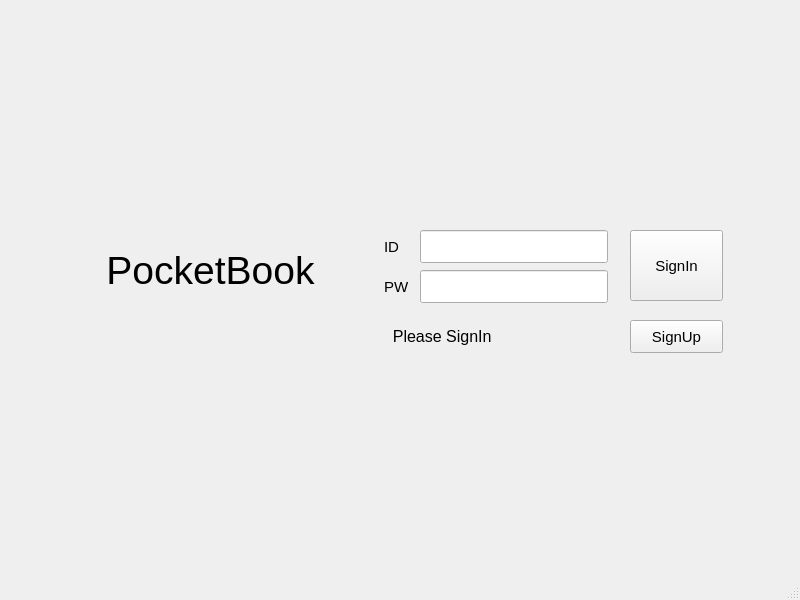
<?xml version="1.0" encoding="UTF-8"?>
<ui version="4.0">
 <class>Signin</class>
 <widget class="QMainWindow" name="Signin">
  <property name="geometry">
   <rect>
    <x>0</x>
    <y>0</y>
    <width>800</width>
    <height>600</height>
   </rect>
  </property>
  <property name="windowTitle">
   <string>Signin</string>
  </property>
  <widget class="QWidget" name="centralwidget">
   <widget class="QLabel" name="lb_title">
    <property name="geometry">
     <rect>
      <x>80</x>
      <y>230</y>
      <width>261</width>
      <height>81</height>
     </rect>
    </property>
    <property name="maximumSize">
     <size>
      <width>261</width>
      <height>81</height>
     </size>
    </property>
    <property name="font">
     <font>
      <family>Arial</family>
      <pointsize>29</pointsize>
      <bold>false</bold>
      <strikeout>false</strikeout>
     </font>
    </property>
    <property name="text">
     <string>PocketBook</string>
    </property>
    <property name="alignment">
     <set>Qt::AlignCenter</set>
    </property>
   </widget>
   <widget class="QPushButton" name="btn_signin">
    <property name="geometry">
     <rect>
      <x>630</x>
      <y>230</y>
      <width>93</width>
      <height>71</height>
     </rect>
    </property>
    <property name="sizePolicy">
     <sizepolicy hsizetype="Preferred" vsizetype="Fixed">
      <horstretch>0</horstretch>
      <verstretch>0</verstretch>
     </sizepolicy>
    </property>
    <property name="minimumSize">
     <size>
      <width>93</width>
      <height>33</height>
     </size>
    </property>
    <property name="font">
     <font>
      <family>Arial</family>
      <pointsize>11</pointsize>
     </font>
    </property>
    <property name="text">
     <string>SignIn</string>
    </property>
   </widget>
   <widget class="QPushButton" name="btn_signup">
    <property name="geometry">
     <rect>
      <x>630</x>
      <y>320</y>
      <width>93</width>
      <height>33</height>
     </rect>
    </property>
    <property name="minimumSize">
     <size>
      <width>60</width>
      <height>30</height>
     </size>
    </property>
    <property name="baseSize">
     <size>
      <width>60</width>
      <height>30</height>
     </size>
    </property>
    <property name="font">
     <font>
      <family>Arial</family>
      <pointsize>11</pointsize>
     </font>
    </property>
    <property name="text">
     <string>SignUp</string>
    </property>
   </widget>
   <widget class="QLineEdit" name="le_id">
    <property name="geometry">
     <rect>
      <x>420</x>
      <y>230</y>
      <width>188</width>
      <height>33</height>
     </rect>
    </property>
    <property name="font">
     <font>
      <pointsize>12</pointsize>
     </font>
    </property>
   </widget>
   <widget class="QLabel" name="label">
    <property name="geometry">
     <rect>
      <x>384</x>
      <y>230</y>
      <width>19</width>
      <height>33</height>
     </rect>
    </property>
    <property name="font">
     <font>
      <family>Arial</family>
      <pointsize>11</pointsize>
     </font>
    </property>
    <property name="text">
     <string>ID</string>
    </property>
   </widget>
   <widget class="QLineEdit" name="le_pw">
    <property name="geometry">
     <rect>
      <x>420</x>
      <y>270</y>
      <width>188</width>
      <height>33</height>
     </rect>
    </property>
    <property name="font">
     <font>
      <pointsize>12</pointsize>
     </font>
    </property>
    <property name="echoMode">
     <enum>QLineEdit::Password</enum>
    </property>
   </widget>
   <widget class="QLabel" name="label_2">
    <property name="geometry">
     <rect>
      <x>384</x>
      <y>270</y>
      <width>30</width>
      <height>33</height>
     </rect>
    </property>
    <property name="font">
     <font>
      <family>Arial</family>
      <pointsize>11</pointsize>
     </font>
    </property>
    <property name="text">
     <string>PW</string>
    </property>
   </widget>
   <widget class="QLabel" name="lb_cor_wro">
    <property name="geometry">
     <rect>
      <x>384</x>
      <y>320</y>
      <width>201</width>
      <height>32</height>
     </rect>
    </property>
    <property name="font">
     <font>
      <family>Arial</family>
      <pointsize>12</pointsize>
     </font>
    </property>
    <property name="text">
     <string>  Please SignIn</string>
    </property>
   </widget>
  </widget>
  <widget class="QMenuBar" name="menubar">
   <property name="geometry">
    <rect>
     <x>0</x>
     <y>0</y>
     <width>800</width>
     <height>26</height>
    </rect>
   </property>
  </widget>
  <widget class="QStatusBar" name="statusbar"/>
 </widget>
 <resources/>
 <connections/>
</ui>
